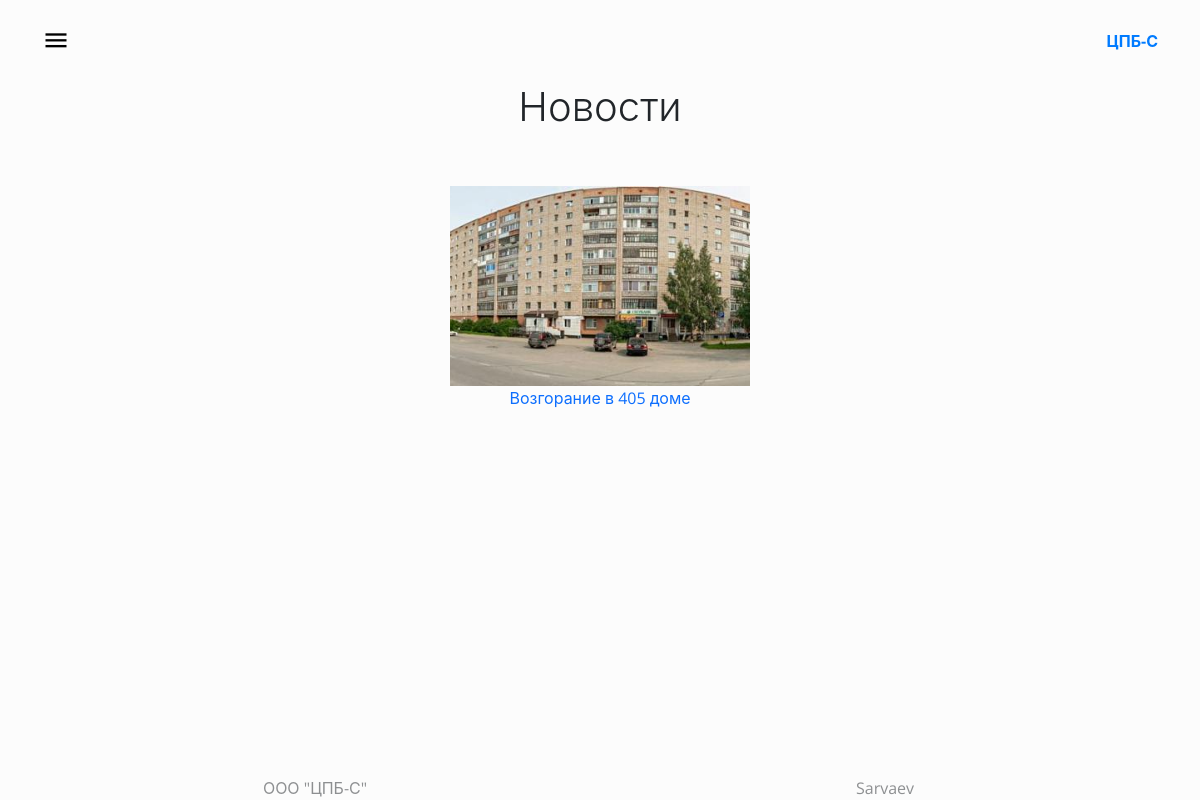
Page /news/ on the committed database.
### main/models.py (models this page shows, shortened)
class News(models.Model):
    title = models.CharField(max_length=200)
    content = models.TextField()
    published_date = models.DateTimeField(auto_now_add=True)
    image = models.ImageField(upload_to='news_images/', blank=True, null=True)
    class Meta:
        verbose_name = "Новость"
        verbose_name_plural = "Новости"

### main/views.py (the view)
# urls.py: path('news/', news_list, name='news_list'),
def news_list(request):
    news = News.objects.all().order_by('-published_date')
    return render(request, 'main/news.html', {'news': news})

### main/templates/main/news.html (shortened to what this page needs)
{% load static %}
<!doctype html>
<html lang="en">
<head>
    <link rel="stylesheet" href="{% static 'main/fonts/icomoon/style.css' %}">
    <link rel="stylesheet" href="{% static 'main/css/owl.carousel.min.css' %}">
    <link href="https://cdn.jsdelivr.net/npm/bootstrap@5.3.3/dist/css/bootstrap.min.css" rel="stylesheet"
>
    <link rel="stylesheet" href="{% static 'main/css/style.css' %}">
</head>
<body>
    <header class="site-navbar site-navbar-target py-4" role="banner">
        <div class="container">
            <div class="row align-items-center position-relative">
                <div class="col-3 ml-auto order-2 text-end">
                    <div class="site-logo">
                        <a href="/" class="fw-bold">ЦПБ-С</a>
                    </div>
                </div>
                <div class="col-9 order-1 text-left mr-auto">
                    <span class="d-inline-block d-lg-block"><a href="#"
                            class="text-black site-menu-toggle js-menu-toggle py-5"><span
                                class="icon-menu h3"></span></a></span>
                </div>
            </div>
        </div>
    </header>
    <div class="content">
        <div class="display-6 text-center">
            Новости
        </div>
        <div class="container mt-5">
            <div class="row justify-content-center">
                {% for news_item in news %}
                <div class="col-12 col-sm-6 col-md-4 col-lg-3 mb-5 card-hover">
                    <div class="news-item text-center">
                        <a href="{% url 'news_detail' pk=news_item.pk %}">
                            {% if news_item.image %}
                            <img src="{{ news_item.image.url }}" alt="{{ news_item.title }}" class="img-fluid w-100"
                                style="height: 200px; object-fit: cover;">
                            {% endif %}
                            <div class="">{{ news_item.title|truncatewords:5 }}</div>
                        </a>
                    </div>
                </div>
                {% endfor %}
            </div>
        </div>
</body>
<footer class="opac container footer">
    <div class="d-flex row">
        <div class="col">
            <div class="text-center">ООО "ЦПБ-С"</div>
        </div>
        <div class="col">
            <div class="text-center">Sarvaev</div>
        </div>
    </div>
</footer>
</body>
</html>

### main/static/main/css/style.css (style rules this page uses)
body { font-family: "Open Sans", -apple-system, BlinkMacSystemFont, "Segoe UI", Roboto, "Helvetica Neue", Arial, "Noto Sans", sans-serif, "Apple Color Emoji", "Segoe UI Emoji", "Segoe UI Symbol", "Noto Color Emoji"; background-color: #fafafa70; position: relative; }
body:before { content: ""; position: absolute; top: 0; left: 0; right: 0; bottom: 0; background: rgba(0, 0, 0, 0.5); -webkit-transition: .3s all ease; -o-transition: .3s all ease; transition: .3s all ease; opacity: 0; visibility: hidden; z-index: 1; }
h1, h2, h3, h4, h5, h6, .h1, .h2, .h3, .h4, .h5, .h6 { font-family: "Open Sans", -apple-system, BlinkMacSystemFont, "Segoe UI", Roboto, "Helvetica Neue", Arial, "Noto Sans", sans-serif, "Apple Color Emoji", "Segoe UI Emoji", "Segoe UI Symbol", "Noto Color Emoji"; }
a { -webkit-transition: .3s all ease; -o-transition: .3s all ease; transition: .3s all ease; }
a, a:hover { text-decoration: none !important; }
.site-navbar { margin-bottom: 0px; z-index: 1999; position: relative; top: 0; width: 100%; padding: 1rem; }
.site-navbar .site-logo { margin: 0; padding: 0; font-size: 1rem; }
.site-navbar .site-logo a { text-transform: uppercase; color: #007bff; font-family: "Open Sans", -apple-system, BlinkMacSystemFont, "Segoe UI", Roboto, "Helvetica Neue", Arial, "Noto Sans", sans-serif, "Apple Color Emoji", "Segoe UI Emoji", "Segoe UI Symbol", "Noto Color Emoji"; }
.opac { opacity: 50%; margin-top: 10em; }
html, body { height: 100%; margin: 0; }
body { display: flex; flex-direction: column; min-height: 100vh; }
.content { flex: 1; }

### main/templates/main/news.html (style rules this page uses)
.news-item img { max-width: 100%; height: auto; object-fit: cover; }
@media (max-width: 1400px) { .news-item img { max-width: 300px; } }
@media (max-width: 1400px) { .container .row .col-12.col-sm-6.col-md-4.col-lg-3 { flex: 0 0 100%; max-width: 100%; } }
.card-hover { transition: transform 0.3s; }

### rows in the picture
News: image (picture), title "Возгорание в 405 доме"
